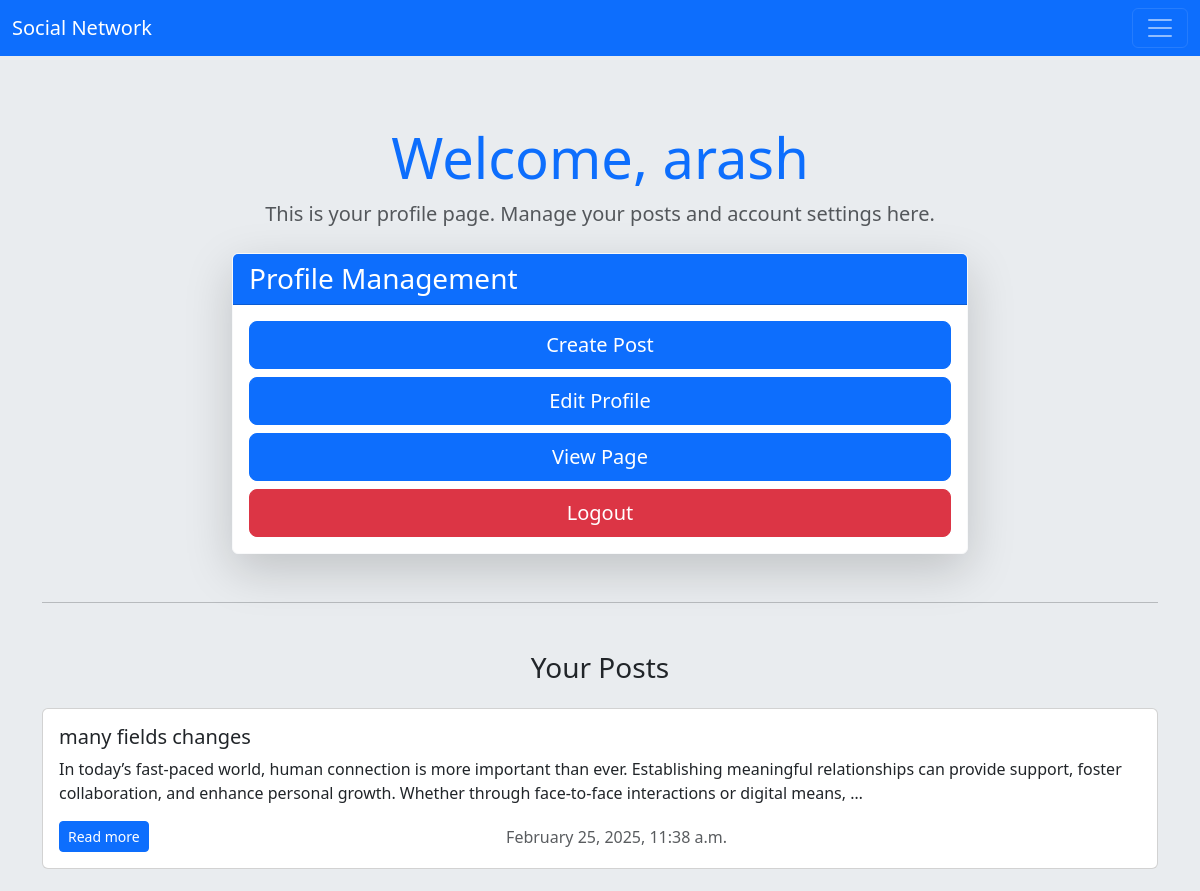
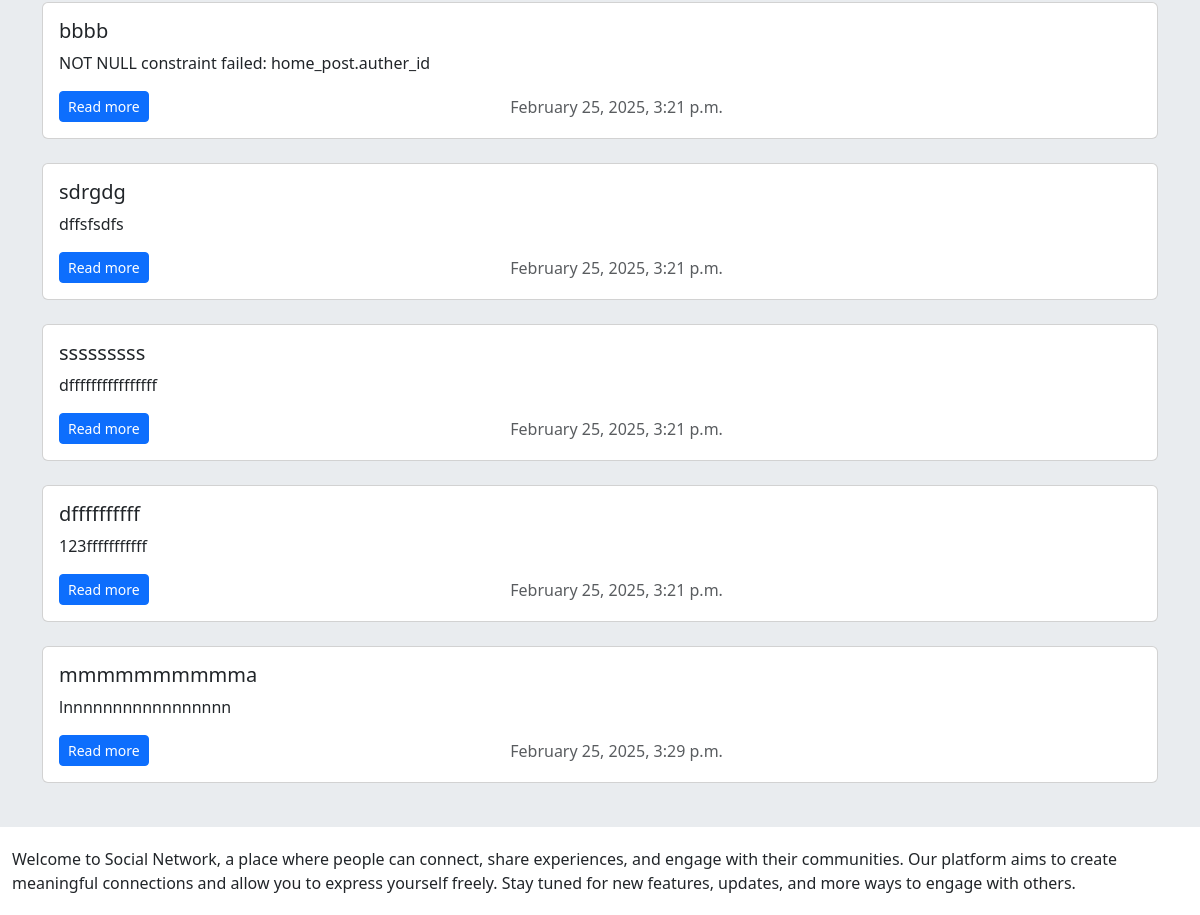
Page /account/profile/ (signed in) on the committed database (2 pictures, top to bottom).
### home/models.py (models this page shows, shortened)
class Post(models.Model):
    auther = models.ForeignKey(User, on_delete=models.CASCADE, related_name='posts')
    title = models.CharField(max_length=100)
    slug = models.SlugField(max_length=100)
    content = models.TextField()
    date_posted = models.DateTimeField(auto_now_add=True)
    date_updated = models.DateTimeField(auto_now=True)
    def get_absolute_url(self):
        return reverse('home:post_detail', args=[self.id, self.slug])
    def like_count(self):
        return self.likes.count()

### account/views.py (the view, shortened to what this page needs)
# urls.py: path('profile/', views.UserProfile.as_view(), name='profile'),
class UserProfile(LoginRequiredMixin, View):
    form_class = forms.UserProfileForm
    def get(self, request):
        posts = request.user.posts.all()
        return render(request, 'account/profile.html', {"posts": posts})

### account/templates/account/profile.html (shortened to what this page needs)
{% extends 'base.html' %}
{% block body %}
<div class="container mt-5">
    <div class="text-center mb-4">
        <h2 class="display-4 text-primary">Welcome, {{ request.user.username }}</h2>
        <p class="lead text-muted">This is your profile page. Manage your posts and account settings here.</p>
    </div>
    <div class="row mb-4">
        <div class="col-lg-8 offset-lg-2 col-md-10 offset-md-1">
            <div class="card shadow-lg border-light">
                <div class="card-header bg-primary text-white">
                    <h3 class="mb-0">Profile Management</h3>
                </div>
                <div class="card-body">
                    <div class="">
                        <a href="{% url 'home:post_create' %}" class="btn btn-primary btn-lg w-100 mb-2">Create Post</a>
                        <a href="{% url 'account:profile_update' request.user.id %}" class="btn btn-primary btn-lg w-100 mb-2">Edit Profile</a>
                        <a href="{% url 'account:page' request.user.id %}" class="btn btn-primary btn-lg w-100 mb-2">View Page</a>
                        <form method="POST" class="">
                            <button type="submit" class="btn btn-danger btn-lg w-100">Logout</button>
                        </form>
                    </div>
                </div>
            </div>
        </div>
    </div>
    <hr class="my-5">
    <div class="row">
        <div class="col-md-12">
            <h3 class="mb-4 text-center">Your Posts</h3>
            {% for post in posts %}
                <div class="card mb-4">
                    <div class="card-body">
                        <h5 class="card-title">{{ post.title }}</h5>
                        <p class="card-text">{{ post.content|truncatewords:30 }}</p>
                        <div class="d-flex justify-content-between align-items-center">
                            <a href="{{ post.get_absolute_url }}" class="btn btn-primary btn-sm">Read more</a>
                            <span class="text-muted">{{ post.date_posted|date:"F j, Y, g:i a" }}</span>
                            <span class="badge badge-pill badge-primary">{{ post.like_count }} Likes</span>
                        </div>
                    </div>
                </div>
            {% empty %}
                <div class="alert alert-warning" role="alert">
                    You haven't posted anything yet.
                </div>
            {% endfor %}
        </div>
    </div>
</div>
{% endblock %}

### rows in the picture
Post: title "many fields changes", content "In today’s fast-paced world, human connection is more important than ever. Establishing meaningful relationships can provide support, foster collaboration, and enhance personal growth. Whether through face-to-face interactions or digital means, …", date_posted "February 25, 2025, 11:38 a.m."
Post: title "bbbb", content "NOT NULL constraint failed: home_post.auther_id", date_posted "February 25, 2025, 3:21 p.m."
Post: title "sdrgdg", content "dffsfsdfs", date_posted "February 25, 2025, 3:21 p.m."
Post: title "sssssssss", content "dffffffffffffffff", date_posted "February 25, 2025, 3:21 p.m."
Post: title "dffffffffff", content "123fffffffffff", date_posted "February 25, 2025, 3:21 p.m."
Post: title "mmmmmmmmmma", content "lnnnnnnnnnnnnnnnnn", date_posted "February 25, 2025, 3:29 p.m."

### other values in the picture
{{ request.user.username }} "arash"
